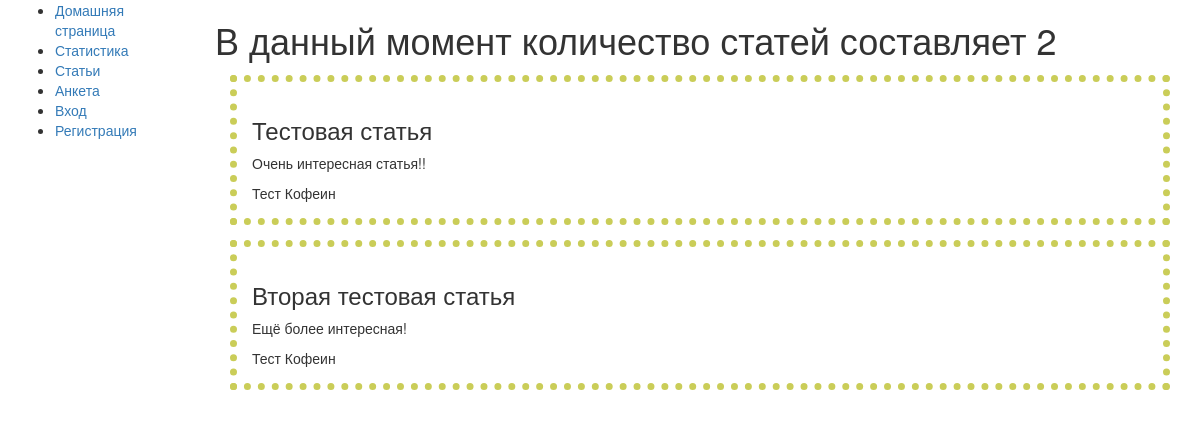
The app's page /caffeine/articles/, older data.
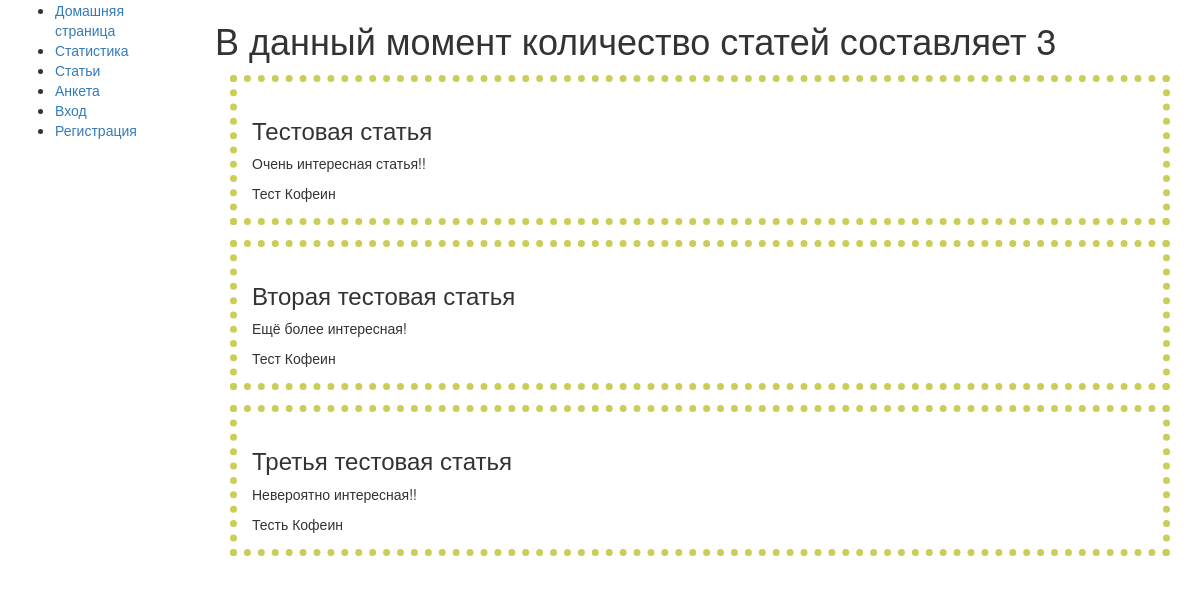
The same page, newer data.
### catalog/models.py (models this page shows, shortened)
class Article(models.Model):
    article_id = models.AutoField(primary_key=True)
    title = models.TextField()
    summary = models.TextField(null=True)
    tags = models.TextField(null=True)
    template = models.TextField(default='base_article')
    class Meta:
        pass
    def create_dict(self):
        return {'title': self.title, 'tags': [i.capitalize() for i in self.tags.split()],
                'summary': self.summary}

### catalog/views.py (the view)
# urls.py: urlpatterns += [path('articles/', views.articles_view, name="articles")]
def articles_view(request):
    num = Article.objects.all().count()
    articles_list = [i.create_dict() for i in Article.objects.all()]
    return render(request, 'articles.html', {'num': num, 'articles_list': articles_list})

### templates/articles.html
{% extends "base_generic.html" %}
{% block content %}
<h1>В данный момент количество статей составляет {{ num }}</h1>
{% for article in articles_list %}
<div class="questionary">
    <h3>{{article.title}}</h3>
    <p>{{article.summary}}</p>
    {% for tag in article.tags %}
    {{tag}}
    {% endfor %}
</div>
{% endfor %}
{% endblock %}

Row changes from the older to the newer data that the page shows:
added Article: title "Третья тестовая статья", summary "Невероятно интересная!!"
Text that changed along with them:
{{ num }}: "2" → "3"
new list line: "Тесть Кофеин"
